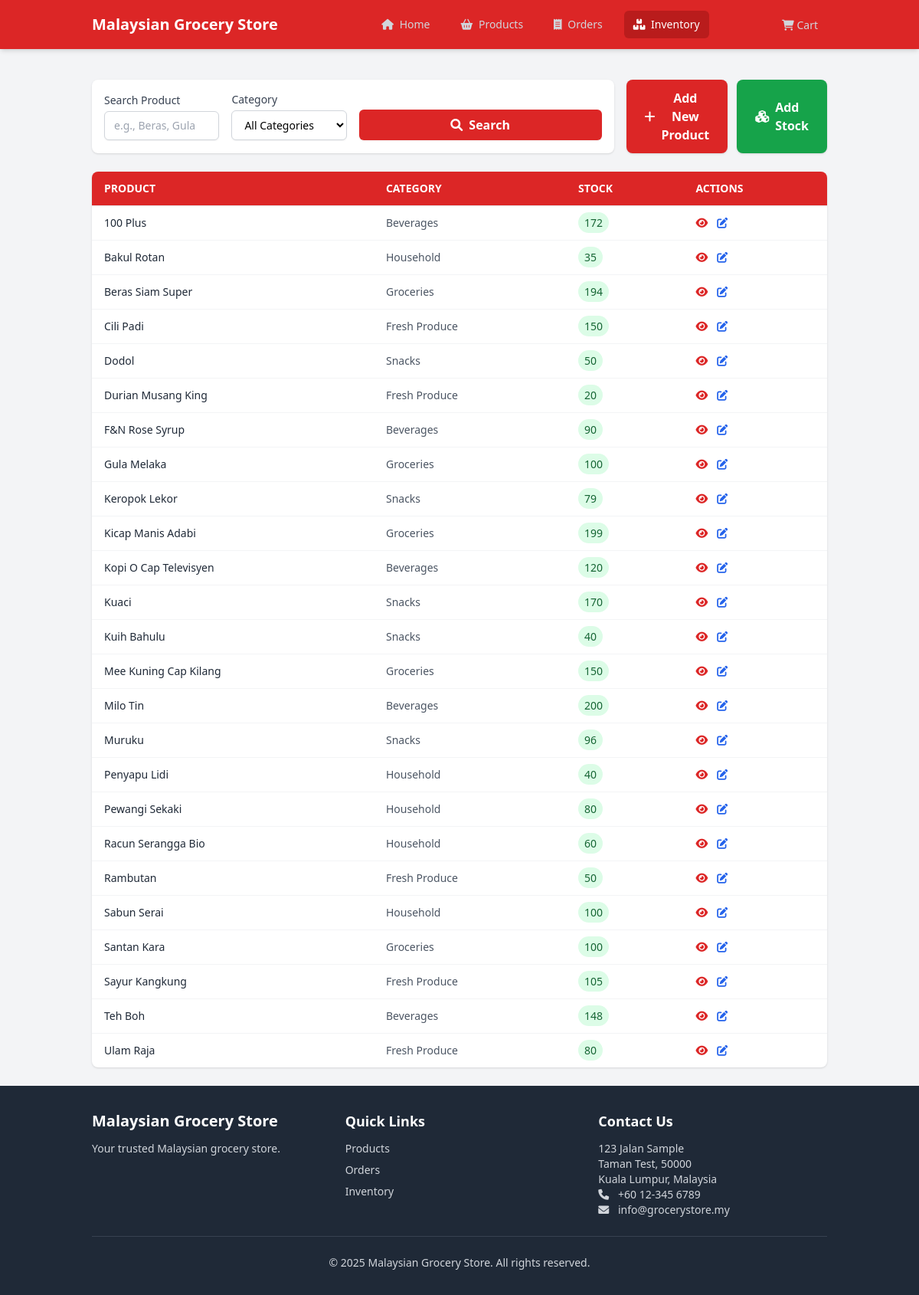
The app's page /index.php?module=inventory with its own data.
### tables this page shows
CREATE TABLE products (
    id INTEGER PRIMARY KEY AUTOINCREMENT,
    category_id INTEGER,
    name TEXT NOT NULL,
    description TEXT,
    price DECIMAL(10,2) NOT NULL,
    stock_quantity INTEGER NOT NULL DEFAULT 0,
    image_url TEXT,
    created_at DATETIME DEFAULT CURRENT_TIMESTAMP,
    updated_at DATETIME DEFAULT CURRENT_TIMESTAMP,
    deleted_at DATETIME,
    FOREIGN KEY (category_id) REFERENCES categories(id)
);

CREATE TABLE categories (
    id INTEGER PRIMARY KEY AUTOINCREMENT,
    name TEXT NOT NULL,
    description TEXT,
    created_at DATETIME DEFAULT CURRENT_TIMESTAMP,
    updated_at DATETIME DEFAULT CURRENT_TIMESTAMP,
    deleted_at DATETIME
);

### modules/inventory/functions.php (called while the page is built, shortened)
<?php
function getInventoryItems($category_id = null, $search = null) {
    $db = initializeDatabase();
    $sql = "SELECT p.*, c.name as category_name
            FROM products p
            JOIN categories c ON p.category_id = c.id
            WHERE p.deleted_at IS NULL";
    $params = [];
    $sql .= " ORDER BY p.name ASC";
    $stmt = $db->prepare($sql);
    $result = $stmt->execute();
    $items = [];
    while ($row = $result->fetchArray(SQLITE3_ASSOC)) {
        $items[] = $row;
    }
    return $items;
}

### modules/inventory/templates/list.php (the view, shortened to what this page needs)
<?php
$category_id = $_GET['category'] ?? null;
$search = $_GET['search'] ?? null;
$inventory_items = getInventoryItems($category_id, $search);
?>
<div class="inventory-container py-6">
    <div class="flex flex-col md:flex-row justify-between gap-4 mb-6">
        <div class="flex-grow p-4 bg-white rounded-lg shadow">
            <form method="GET" action="index.php" class="grid grid-cols-1 md:grid-cols-4 gap-4 items-end">
                <div>
                    <label for="search" class="block text-sm font-medium text-gray-700">Search Product</label>
                    <input type="text" name="search" id="search"
                           value="<?= htmlspecialchars($search ?? '') ?>"
                           placeholder="e.g., Beras, Gula"
                           class="mt-1 block w-full px-3 py-2 border border-gray-300 rounded-md shadow-sm focus:outline-none focus:ring-theme-red focus:border-theme-red sm:text-sm">
                </div>
                <div>
                    <label for="category" class="block text-sm font-medium text-gray-700">Category</label>
                    <select name="category" id="category"
                            class="mt-1 block w-full px-3 py-2 border border-gray-300 bg-white rounded-md shadow-sm focus:outline-none focus:ring-theme-red focus:border-theme-red sm:text-sm">
                        <option value="">All Categories</option>
                    </select>
                </div>
                <div class="flex gap-4 md:col-span-2">
                    <button type="submit"
                            class="w-full bg-theme-red hover:bg-theme-red-dark text-white font-semibold py-2 px-4 rounded-md shadow-sm focus:outline-none focus:ring-2 focus:ring-offset-2 focus:ring-theme-red">
                        <i class="fas fa-search mr-2"></i>Search
                    </button>
                </div>
            </form>
        </div>
                <div class="flex flex-col md:flex-row gap-3 h-fit self-end">
                    <button onclick="toggleProductForm()"
                        class="bg-theme-red hover:bg-red-700 text-white font-semibold px-6 py-3 rounded-lg shadow transition-all inline-flex items-center">
                        <i class="fas fa-plus mr-2"></i>Add New Product
                     </button>
                <a href="index.php?module=inventory&action=add"
                    class="bg-green-600 hover:bg-green-700 text-white font-semibold px-6 py-3 rounded-lg shadow transition-all inline-flex items-center">
                        <i class="fas fa-cubes mr-2"></i>Add Stock
                </a>
                </div>
    </div>
    <div class="bg-white rounded-lg shadow overflow-x-auto">
        <table class="min-w-full divide-y divide-gray-200">
            <thead class="bg-theme-red text-white">
                <tr>
                    <th class="px-4 py-3 text-left text-sm font-semibold uppercase">Product</th>
                    <th class="px-4 py-3 text-left text-sm font-semibold uppercase">Category</th>
                    <th class="px-4 py-3 text-left text-sm font-semibold uppercase">Stock</th>
                    <th class="px-4 py-3 text-left text-sm font-semibold uppercase">Actions</th>
                </tr>
            </thead>
            <tbody class="divide-y divide-gray-100">
                <?php if (empty($inventory_items)): ?>
                    <tr>
                        <td colspan="4" class="text-center text-gray-500 py-6">No inventory items found.</td>
                    </tr>
                <?php else: ?>
                    <?php foreach ($inventory_items as $item): ?>
                        <tr class="hover:bg-gray-50">
                            <td class="px-4 py-3 text-sm text-gray-800 font-medium"><?= htmlspecialchars($item['name']) ?></td>
                            <td class="px-4 py-3 text-sm text-gray-600"><?= htmlspecialchars($item['category_name']) ?></td>
                            <td class="px-4 py-3 text-sm text-gray-800">
                                <span class="px-2 py-1 rounded-full <?= $item['stock_quantity'] > 0 ? 'bg-green-100 text-green-800' : 'bg-red-100 text-red-800' ?>">
                                    <?= $item['stock_quantity'] ?>
                                </span>
                            </td>
                            <td class="px-4 py-3 text-sm">
                                <div class="flex gap-3">
                                    <a href="index.php?module=inventory&action=view&id=<?= $item['id'] ?>"
                                       class="text-theme-red hover:text-red-700">
                                        <i class="fas fa-eye"></i>
                                    </a>
                                    <a href="index.php?module=inventory&action=edit&id=<?= $item['id'] ?>"
                                       class="text-blue-600 hover:text-blue-700">
                                        <i class="fas fa-edit"></i>
                                    </a>
                                </div>
                            </td>
                        </tr>
                    <?php endforeach; ?>
                <?php endif; ?>
            </tbody>
        </table>
    </div>
</div>

### records on screen
products: name "100 Plus", category.name "Beverages", stock_quantity "172"
products: name "Bakul Rotan", category.name "Household", stock_quantity "35"
products: name "Beras Siam Super", category.name "Groceries", stock_quantity "194"
products: name "Cili Padi", category.name "Fresh Produce", stock_quantity "150"
products: name "Dodol", category.name "Snacks", stock_quantity "50"
products: name "Durian Musang King", category.name "Fresh Produce", stock_quantity "20"
products: name "F&N Rose Syrup", category.name "Beverages", stock_quantity "90"
products: name "Gula Melaka", category.name "Groceries", stock_quantity "100"
products: name "Keropok Lekor", category.name "Snacks", stock_quantity "79"
products: name "Kicap Manis Adabi", category.name "Groceries", stock_quantity "199"
products: name "Kopi O Cap Televisyen", category.name "Beverages", stock_quantity "120"
products: name "Kuaci", category.name "Snacks", stock_quantity "170"
products: name "Kuih Bahulu", category.name "Snacks", stock_quantity "40"
products: name "Mee Kuning Cap Kilang", category.name "Groceries", stock_quantity "150"
products: name "Milo Tin", category.name "Beverages", stock_quantity "200"
products: name "Muruku", category.name "Snacks", stock_quantity "96"
products: name "Penyapu Lidi", category.name "Household", stock_quantity "40"
products: name "Pewangi Sekaki", category.name "Household", stock_quantity "80"
products: name "Racun Serangga Bio", category.name "Household", stock_quantity "60"
products: name "Rambutan", category.name "Fresh Produce", stock_quantity "50"
products: name "Sabun Serai", category.name "Household", stock_quantity "100"
products: name "Santan Kara", category.name "Groceries", stock_quantity "100"
products: name "Sayur Kangkung", category.name "Fresh Produce", stock_quantity "105"
products: name "Teh Boh", category.name "Beverages", stock_quantity "148"
products: name "Ulam Raja", category.name "Fresh Produce", stock_quantity "80"

### other values on screen
APP_NAME "Malaysian Grocery Store"
